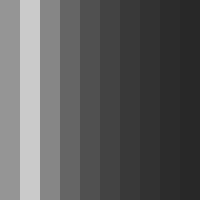
Frame 1 (no input)
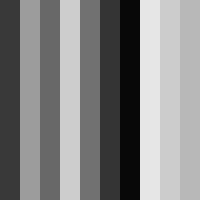
Frame 60 (the mouse pressed at the canvas centre just before this capture)
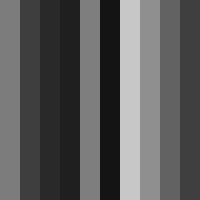
Frame 120 (the mouse held since frame 60 and released just before this capture)

The Processing sketch that drew these frames (run headless with seeded random() and noise(); from frame 60 on, the mouse is pressed at the canvas centre):

// Processing sketch: Milliseconds
// ── Milliseconds.pde
/**
 * Milliseconds. 
 * 
 * A millisecond is 1/1000 of a second. 
 * Processing keeps track of the number of milliseconds a program has run.
 * By modifying this number with the modulo(%) operator, 
 * different patterns in time are created.  
 * 
 * Created 27 October 2002
 */
 
float scale;

void setup()
{
  size(200, 200);
  noStroke();
  scale = width/10;
}

void draw()
{ 
  for(int i=0; i<scale; i++) {
    colorMode(RGB, (i+1) * scale * 10);
    fill(millis()%((i+1) * scale * 10) );
    rect(i*scale, 0, scale, height);
  }
}
